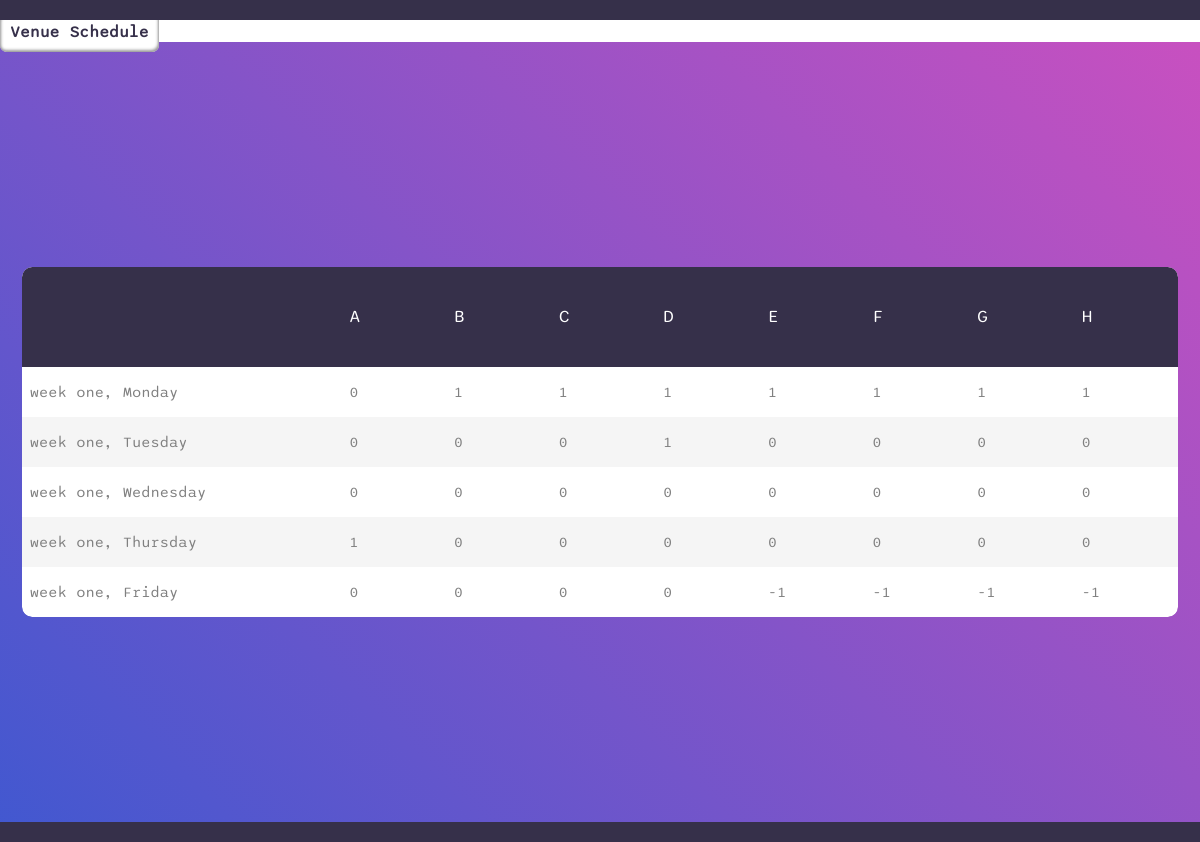
Page /matrix on the earlier database version.
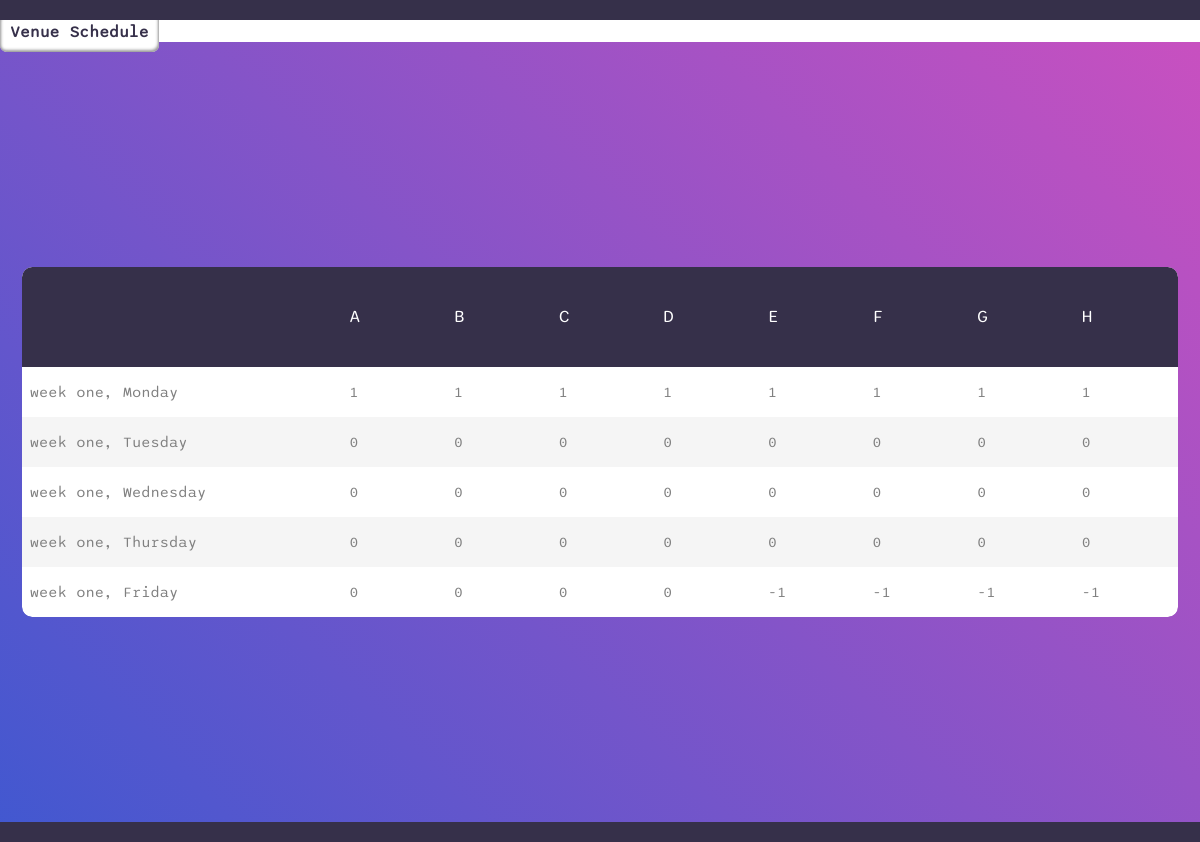
Same page on the later database version.
### schedule/models.py (models this page shows, shortened)
class Cell(models.Model):
    VALUES = (zip(range(-1,2) , range(-1,2)))
    column = models.ForeignKey(Column, on_delete=models.CASCADE, related_name="cells")
    row = models.ForeignKey(Row, on_delete=models.CASCADE, related_name="cells")
    value = models.SmallIntegerField(choices=VALUES, default=0)

### schedule/views.py (the view)
# urls.py: path('matrix', TimeMatrix.as_view(), name='matrix'),
class TimeMatrix(TemplateView):
    template_name = 'schedule/time_matrix.html'
    def get_context_data(self, **kwargs):
        context = super().get_context_data(**kwargs)
        columns = Column.objects.select_related('time_slot').all()
        rows = Row.objects.select_related('day').all()
        cells = Cell.objects.select_related('column', 'row').all()
        days = Day.objects.all()
        time = [0,1,2,3,4,5,6,7,8,9,10,11,12,13,14,15,16,17,18,19]
        context['columns'] = columns
        context['rows'] = rows
        context['cells'] = cells
        context['days'] = days
        context['time'] = time
        return context

### schedule/models.py (called while the page is built)
    def __str__(self):
        return f"{self.code}"

    def __str__(self):
        return f"week {self.week}, {self.day}"

    def __str__(self):
        return f"{self.day}"

### schedule/templates/schedule/time_matrix.html (shortened to what this page needs)
{% extends 'schedule/base.html' %}
{% block content %}
<h3> Time Matrix </h3>
<div class="link-box">
  <a href="{% url 'venue' %}">Venue Schedule</a>
</div>
<div class="limiter">
  <div class="container-table100">
  <div class="wrap-table100">
  <div class="table100">
  <table>
    <thead>
    <tr class="table100-head">
      <th></th>
        {% for column in columns %}
          <th>{{column.course_code}}</th>
        {% endfor %}
    </tr>
    </thead>
    <tbody>
    {% for row in rows %}
        <tr>
          <td>{{row}}</td>
        {% for column in columns %}
        {% for cell in cells %}
            {% if cell.row == row and cell.column == column %}
              <td>{{cell.value}}</td>
            {% endif %}
        {% endfor %}
        {% endfor %}
        </tr>
    {% endfor %}
    </tbody>
  </table>
</div>
</div>
</div>
</div>
{% endblock content %}

Differences in the rows shown:
changed Cell (number 1 of 40 on the later page): value "0" → "1"
changed Cell (number 12 of 40 on the later page): value "1" → "0"
changed Cell (number 25 of 40 on the later page): value "1" → "0"
